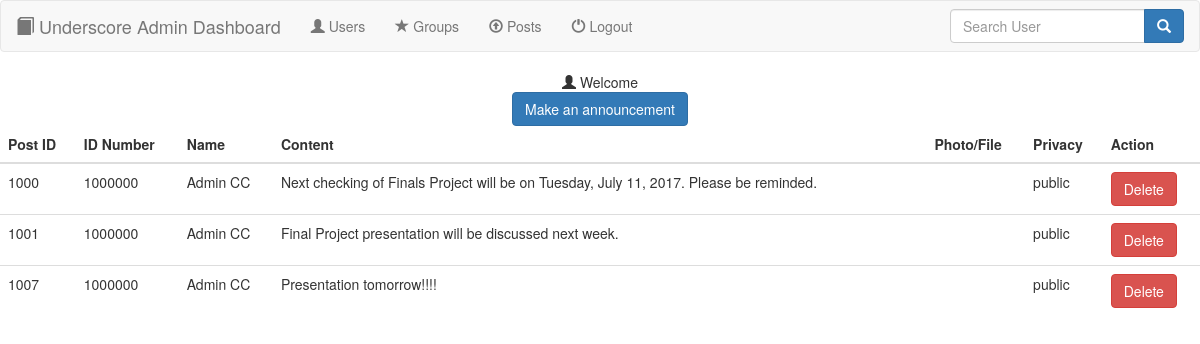
/11-7-17/php/underscore/posts.php, run on the app's committed database.
### tables this page shows
CREATE TABLE `posts` (
  `postID` int(11) NOT NULL,
  `idno` int(7) NOT NULL,
  `date` date DEFAULT NULL,
  `privacy` varchar(15) NOT NULL,
  `content` varchar(140) NOT NULL,
  `file` longblob
);

CREATE TABLE `users` (
  `idno` int(7) NOT NULL,
  `password` varchar(25) NOT NULL,
  `status` varchar(12) NOT NULL,
  `email` varchar(50) NOT NULL,
  `birthDate` date DEFAULT NULL,
  `contactNo` varchar(12) DEFAULT NULL,
  `registerDate` date DEFAULT NULL,
  `userType` varchar(12) NOT NULL,
  `firstname` varchar(25) NOT NULL,
  `lastname` varchar(25) NOT NULL
);

### 11-7-17/php/underscore/posts.php (the view, shortened to what this page needs)
<?php
  include('database.php');
 ?>
 <!DOCTYPE html>
 <html>
   <head>
     <link rel="stylesheet" href="bootstrap-3.3.7-dist\css\bootstrap.min.css">
   </head>
   <body>
     <?php include('navbar.php');
      $adminname = $_SESSION['firstname'] . " " . $_SESSION['lastname'];
      ?>
     <div class="container-fluid" align="center">
       <span class="glyphicon glyphicon-user"></span> Welcome <?php echo $adminname; ?><br>
       <a href="announcement.php" class="btn btn-primary">Make an announcement</a>
     </div>
     <table class="table table-hover">
       <thead>
         <th>Post ID</th>
         <th>ID Number</th>
         <th>Name</th>
         <th>Content</th>
         <th>Photo/File</th>
         <th>Privacy</th>
         <th>Action</th>
       </thead>
       <?php
         $sql = "SELECT * FROM posts JOIN users ON users.idno=posts.idno ORDER BY postID";
         $result = mysqli_query($conn, $sql);
         $rows = mysqli_fetch_array($result, MYSQLI_ASSOC);
         do {?>
           <tr>
             <td><?php echo $rows['postID']; ?></td>
             <td><?php echo $rows['idno']; ?></td>
             <td><?php echo $rows['firstname'] . " " . $rows['lastname']; ?></td>
             <td><?php echo $rows['content']; ?></td>
             <td><?php echo $rows['file']; ?></td>
             <td><?php echo $rows['privacy']; ?></td>
             <form action="deletePost.php" method="POST">
               <td>
                 <button type="submit" name="delete_post" class="btn btn-danger">Delete</button>
               </td>
             </form>
           </tr>
         <?php } while ($rows = mysqli_fetch_assoc($result));
        ?>
     </table>
   </body>
  </html>

### data on the page
posts: postID "1000", users.idno "1000000", users.firstname "Admin", users.lastname "CC", content "Next checking of Finals Project will be on Tuesday, July 11, 2017. Please be reminded.", privacy "public"
posts: postID "1001", users.idno "1000000", users.firstname "Admin", users.lastname "CC", content "Final Project presentation will be discussed next week.", privacy "public"
posts: postID "1007", users.idno "1000000", users.firstname "Admin", users.lastname "CC", content "Presentation tomorrow!!!!", privacy "public"
